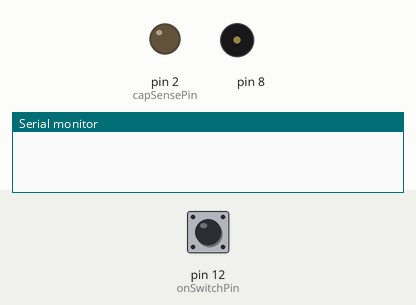
Simulated run of this sketch. Board: Arduino Uno, built with avr-gcc and run on an emulated ATmega328P. Shown: output pins drawn as LEDs (lit = HIGH), buzzer (waves = sounding), the last lines printed to the serial monitor. Inputs (shaded band) come from the test bench; at power-on: pin 12 (onSwitchPin) HIGH.

Above: at 1.2 s.
1.3 s: pin 12 (onSwitchPin) pulled LOW for 1 s
At 2.1 s:
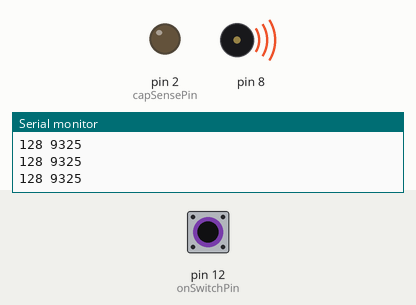
3.8 s: pin 12 (onSwitchPin) pulled LOW for 3.2 s
At 7.6 s:
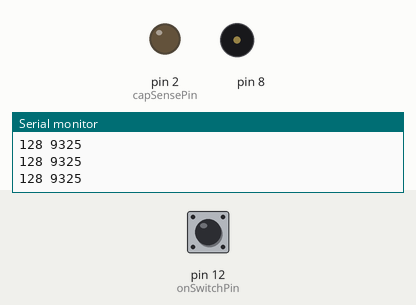
Timing chart, 0 to 9.1 s (numbered marks = the images above; inputs shaded):
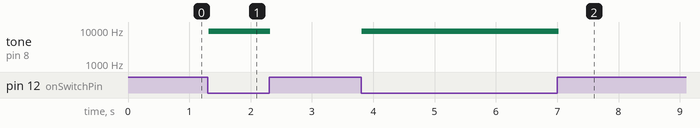

The sketch:

squishy_pencil.ino
```cpp
/* squishy_pencil
 released by Codasign in November 2012
 under GPL 3.0

 CIRCUIT:
 speaker on pin 8

 on/off switch on pin 12

 1 analog input on pin A0 with 1M+ Ohm tied to 5V
 and pencil drawing

 */

int onSwitchPin = 12; //turns sound on and off

int capSensePin = 2;

/****************************************
 * setup
 *****************************************/
void setup() {
  // initialize serial communications (for debugging only):
  Serial.begin(9600);

  pinMode(onSwitchPin, INPUT_PULLUP);

}

/****************************************
 * loop
 *****************************************/
void loop() {
  int onSwitch = digitalRead(onSwitchPin);

  if ( onSwitch == 0 ){
    // read the sensor:
    int capValue = readCapacitivePin(capSensePin);
    int pitchValue = map( capValue, 5, 17, 100, 1000);
    Serial.print(capValue);
    Serial.print(" ");
    Serial.println(pitchValue);


    // map the pitch to the range of the analog input.
    // change the minimum and maximum input numbers below
    // depending on the range your sensor's giving:
    //int thisPitch = map(sensorReading, 100, 1000, 100, 1000);

    // play the pitch:
    tone(8, pitchValue, 10);
    delay(1);        // delay in between reads for stability
  }
}


// readCapacitivePin
//  Input: Arduino pin number
//  Output: A number, from 0 to 17 expressing
//          how much capacitance is on the pin
//  When you touch the pin, or whatever you have
//  attached to it, the number will get higher
//  In order for this to work now,
// The pin should have a 1+Megaohm resistor pulling
//  it up to +5v.
uint8_t readCapacitivePin(int pinToMeasure){
  // This is how you declare a variable which
  //  will hold the PORT, PIN, and DDR registers
  //  on an AVR
  volatile uint8_t* port;
  volatile uint8_t* ddr;
  volatile uint8_t* pin;
  // Here we translate the input pin number from
  //  Arduino pin number to the AVR PORT, PIN, DDR,
  //  and which bit of those registers we care about.
  byte bitmask;
  if ((pinToMeasure >= 0) && (pinToMeasure <= 7)){
    port = &PORTD;
    ddr = &DDRD;
    bitmask = 1 << pinToMeasure;
    pin = &PIND;
  }
  if ((pinToMeasure > 7) && (pinToMeasure <= 13)){
    port = &PORTB;
    ddr = &DDRB;
    bitmask = 1 << (pinToMeasure - 8);
    pin = &PINB;
  }
  if ((pinToMeasure > 13) && (pinToMeasure <= 19)){
    port = &PORTC;
    ddr = &DDRC;
    bitmask = 1 << (pinToMeasure - 13);
    pin = &PINC;
  }
  // Discharge the pin first by setting it low and output
  *port &= ~(bitmask);
  *ddr  |= bitmask;
  delay(1);
  // Make the pin an input WITHOUT the internal pull-up on
  *ddr &= ~(bitmask);
  // Now see how long the pin to get pulled up
  int cycles = 16000;
  for(int i = 0; i < cycles; i++){
    if (*pin & bitmask){
      cycles = i;
      break;
    }
  }
  // Discharge the pin again by setting it low and output
  //  It's important to leave the pins low if you want to
  //  be able to touch more than 1 sensor at a time - if
  //  the sensor is left pulled high, when you touch
  //  two sensors, your body will transfer the charge between
  //  sensors.
  *port &= ~(bitmask);
  *ddr  |= bitmask;

  return cycles;
}
```

Measured:
- after the input at 1.3 s, tone on pin 8: silent → 9325 Hz at once, → silent 1.0 s later
- after the input at 3.8 s, tone on pin 8: silent → 9325 Hz at once, → silent 3.2 s later
